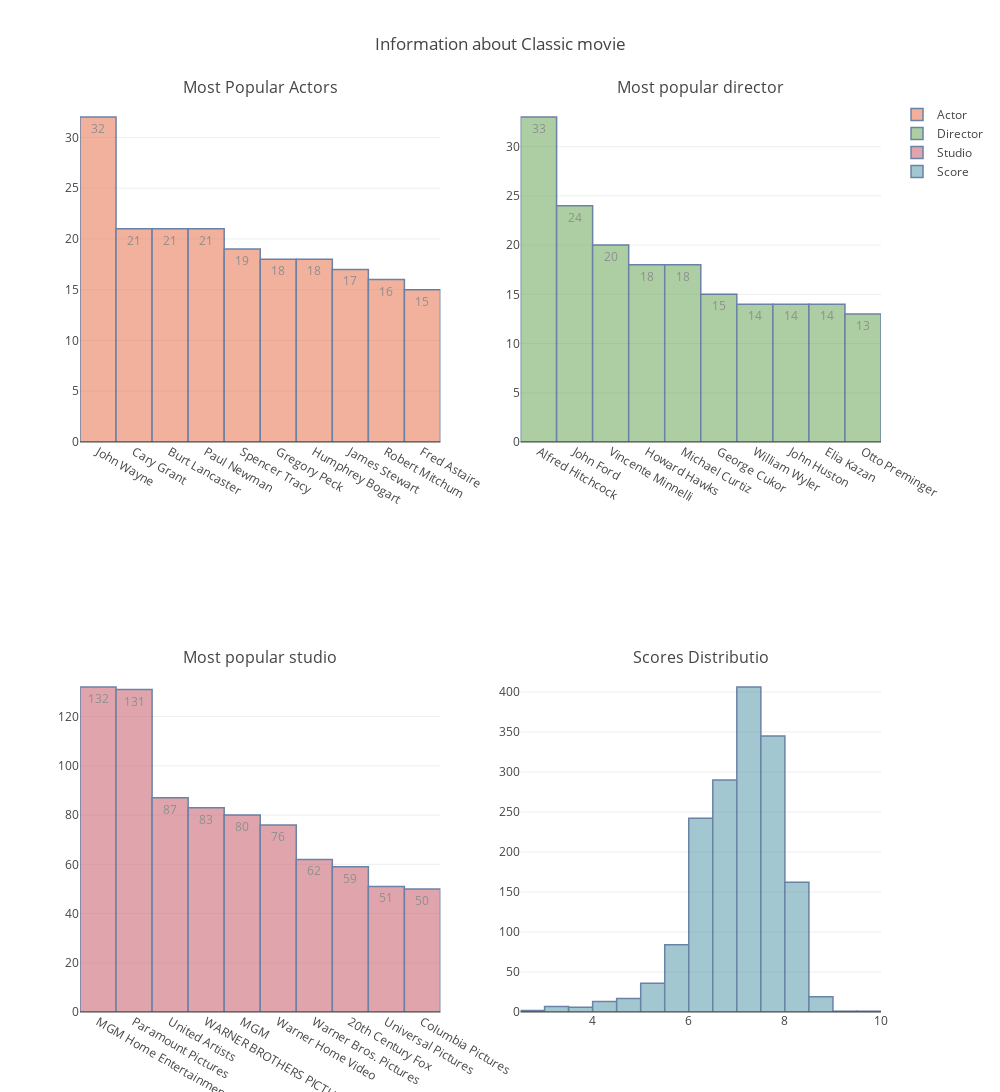

Notebook code for this chart:
### Code cell
df_class = movie[movie['Genre'].str.contains('Classics')]
plt.figure(figsize=(30,20))
df_action =df_class
df_action.replace('  ','Not Available',inplace = True)
info = []
info.append(len(df_action))
info.append(df_action['Cast 1'].value_counts().index[0])
info.append(df_action['Director 1'].value_counts().index[0])
info.append(df_action['Studio'].value_counts().index[0])
info.append([df_action['scores'].max(),df_action[df_action['scores'] == df_action['scores'].max()]])
info.append([df_action['scores'].min(),df_action[df_action['scores'] == df_action['scores'].min()]])
fig = tools.make_subplots(rows=2, cols=2,subplot_titles = ('Most Popular Actors','Most popular director','Most popular studio','Scores Distributio'))
actor = go.Bar(
            y=df_action['Cast 1'].value_counts()[:10],
            x=df_action['Cast 1'].value_counts()[:10].index[:10],
            text=df_action['Cast 1'].value_counts()[:10],
            textposition = 'auto',
            marker=dict(
                color='rgb(234,125,92)',
                line=dict(
                    color='rgb(8,48,107)',
                    width=1.5),
            ),
            name = 'Actor',
            opacity=0.6
        )
director = go.Bar(
            y=df_action['Director 1'].value_counts()[:10],
            x=df_action['Director 1'].value_counts()[:10].index[:10],
            text=df_action['Director 1'].value_counts()[:10],
            textposition = 'auto',
            marker=dict(
                color='rgb(119,174,103)',
                line=dict(
                    color='rgb(8,48,107)',
                    width=1.5),
            ),
    name = 'Director',
            opacity=0.6
        )
studio = go.Bar(
            y=df_action['Studio'].value_counts()[:10],
            x=df_action['Studio'].value_counts()[:10].index[:10],
            text=df_action['Studio'].value_counts()[:10],
            textposition = 'auto',
            marker=dict(
                color='rgb(204,106,118)',
                line=dict(
                    color='rgb(8,48,107)',
                    width=1.5),
            ),
    name = 'Studio',
            opacity=0.6
        )
score = go.Histogram(
            x=df_action['scores'],
            xbins=dict(
            start=0,
            end=10,
            size=0.5
        ),
            marker=dict(
                color='rgb(103,162,178)',
                line=dict(
                    color='rgb(8,48,107)',
                    width=1.5),
            ),
    name = 'Score',
            opacity=0.6
        )

fig.append_trace(actor, 1, 1)
fig.append_trace(director, 1, 2)
fig.append_trace(studio, 2, 1)
fig.append_trace(score, 2, 2)
fig['layout'].update(height=1600, width=1000, title='Information about Classic movie')
iplot(fig)

### Figure 1 — Plotly figure (JSON) as saved in the notebook; plotly's stock layout.template omitted (floating-point values rounded to 4 significant figures; data arrays with more than 128 entries replaced by an {"elided": "..."} marker saying what was removed)
{"data": [{"marker": {"color": "rgb(234,125,92)", "line": {"color": "rgb(8,48,107)", "width": 1.5}}, "name": "Actor", "opacity": 0.6, "text": [32, 21, 21, 21, 19, 18, 18, 17, 16, 15], "textposition": "auto", "type": "bar", "uid": "3c59c791-e836-4009-bf77-c80b9ea58a1e", "x": ["John Wayne  ", "Cary Grant  ", "Burt Lancaster  ", "Paul Newman  ", "Spencer Tracy  ", "Gregory Peck  ", "Humphrey Bogart  ", "James Stewart  ", "Robert Mitchum  ", "Fred Astaire  "], "xaxis": "x", "y": [32, 21, 21, 21, 19, 18, 18, 17, 16, 15], "yaxis": "y"}, {"marker": {"color": "rgb(119,174,103)", "line": {"color": "rgb(8,48,107)", "width": 1.5}}, "name": "Director", "opacity": 0.6, "text": [33, 24, 20, 18, 18, 15, 14, 14, 14, 13], "textposition": "auto", "type": "bar", "uid": "45be6e8d-5c95-4f17-8218-b67d3de8081c", "x": ["Alfred Hitchcock  ", "John Ford  ", "Vincente Minnelli  ", "Howard Hawks  ", "Michael Curtiz  ", "George Cukor  ", "William Wyler  ", "John Huston  ", "Elia Kazan  ", "Otto Preminger  "], "xaxis": "x2", "y": [33, 24, 20, 18, 18, 15, 14, 14, 14, 13], "yaxis": "y2"}, {"marker": {"color": "rgb(204,106,118)", "line": {"color": "rgb(8,48,107)", "width": 1.5}}, "name": "Studio", "opacity": 0.6, "text": [132, 131, 87, 83, 80, 76, 62, 59, 51, 50], "textposition": "auto", "type": "bar", "uid": "959f3ddd-bfc6-4443-8dfd-179d4fd0f99f", "x": ["MGM Home Entertainment  ", "Paramount Pictures  ", "United Artists  ", "WARNER BROTHERS PICTURES  ", "MGM  ", "Warner Home Video  ", "Warner Bros. Pictures  ", "20th Century Fox  ", "Universal Pictures  ", "Columbia Pictures  "], "xaxis": "x3", "y": [132, 131, 87, 83, 80, 76, 62, 59, 51, 50], "yaxis": "y3"}, {"marker": {"color": "rgb(103,162,178)", "line": {"color": "rgb(8,48,107)", "width": 1.5}}, "name": "Score", "opacity": 0.6, "type": "histogram", "uid": "6dfbc8d0-ca39-476e-bf26-ab6bcdce1822", "x": {"elided": "1631 float values"}, "xaxis": "x4", "xbins": {"end": 10, "size": 0.5, "start": 0}, "yaxis": "y4"}], "layout": {"annotations": [{"font": {"size": 16}, "showarrow": false, "text": "Most Popular Actors", "x": 0.225, "xanchor": "center", "xref": "paper", "y": 1, "yanchor": "bottom", "yref": "paper"}, {"font": {"size": 16}, "showarrow": false, "text": "Most popular director", "x": 0.775, "xanchor": "center", "xref": "paper", "y": 1, "yanchor": "bottom", "yref": "paper"}, {"font": {"size": 16}, "showarrow": false, "text": "Most popular studio", "x": 0.225, "xanchor": "center", "xref": "paper", "y": 0.375, "yanchor": "bottom", "yref": "paper"}, {"font": {"size": 16}, "showarrow": false, "text": "Scores Distributio", "x": 0.775, "xanchor": "center", "xref": "paper", "y": 0.375, "yanchor": "bottom", "yref": "paper"}], "height": 1600, "title": {"text": "Information about Classic movie"}, "width": 1000, "xaxis": {"anchor": "y", "autorange": true, "domain": [0, 0.45], "range": [-0.5, 9.5], "type": "category"}, "xaxis2": {"anchor": "y2", "autorange": true, "domain": [0.55, 1], "range": [-0.5, 9.5], "type": "category"}, "xaxis3": {"anchor": "y3", "autorange": true, "domain": [0, 0.45], "range": [-0.5, 9.5], "type": "category"}, "xaxis4": {"anchor": "y4", "autorange": true, "domain": [0.55, 1], "range": [2.5, 10], "type": "linear"}, "yaxis": {"anchor": "x", "autorange": true, "domain": [0.625, 1], "range": [0, 33.68], "type": "linear"}, "yaxis2": {"anchor": "x2", "autorange": true, "domain": [0.625, 1], "range": [0, 34.74], "type": "linear"}, "yaxis3": {"anchor": "x3", "autorange": true, "domain": [0, 0.375], "range": [0, 138.9], "type": "linear"}, "yaxis4": {"anchor": "x4", "autorange": true, "domain": [0, 0.375], "range": [0, 427.4]}}}
